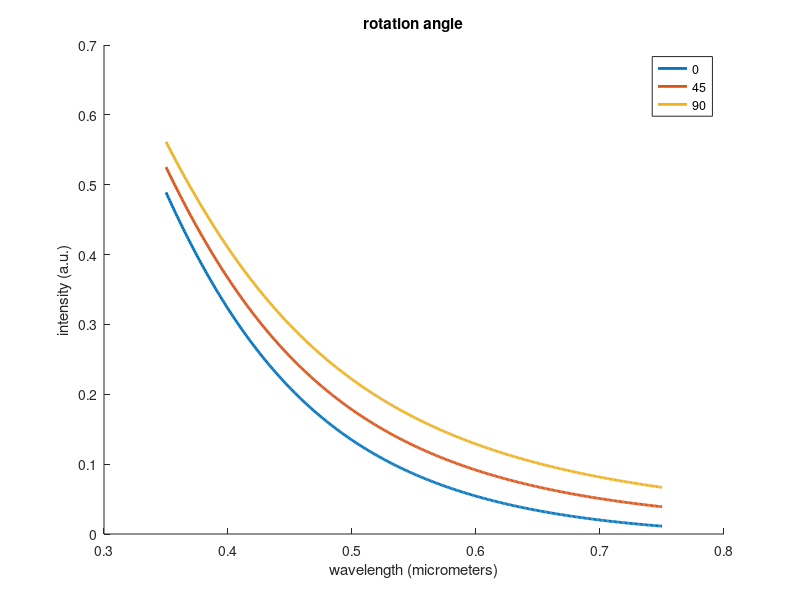
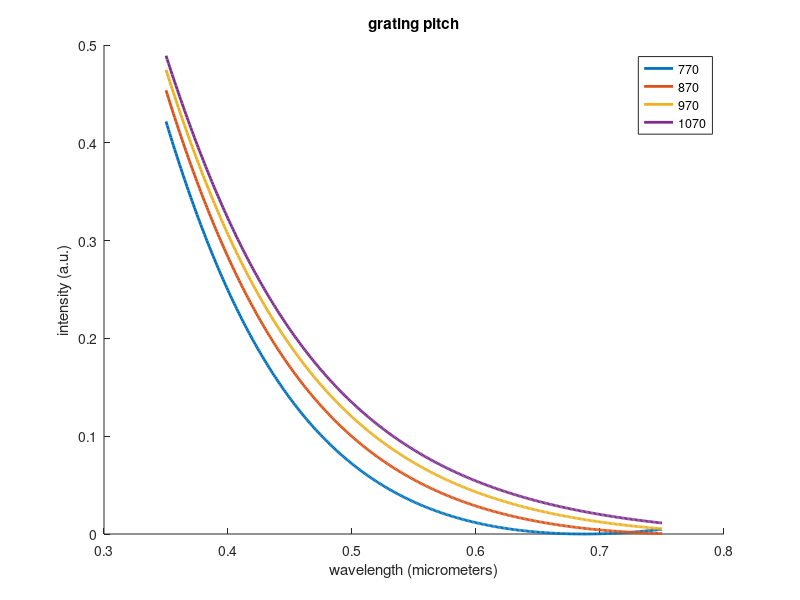
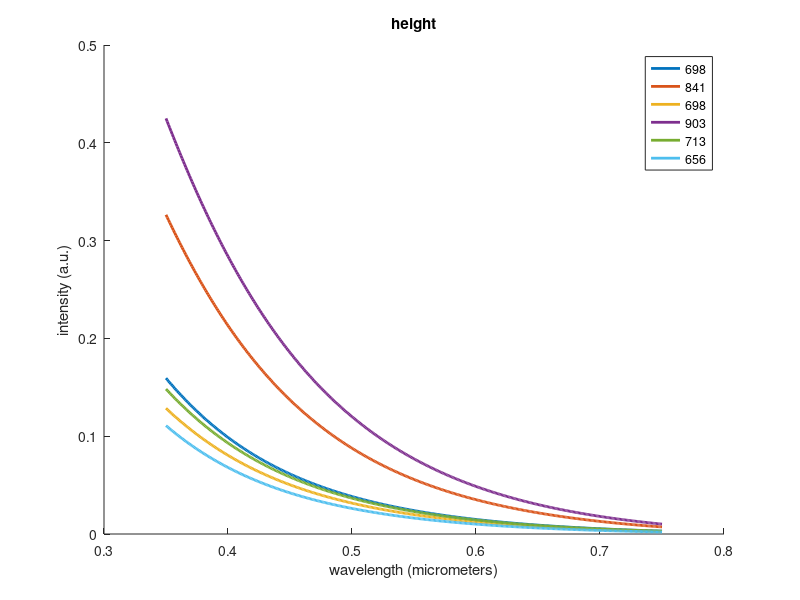
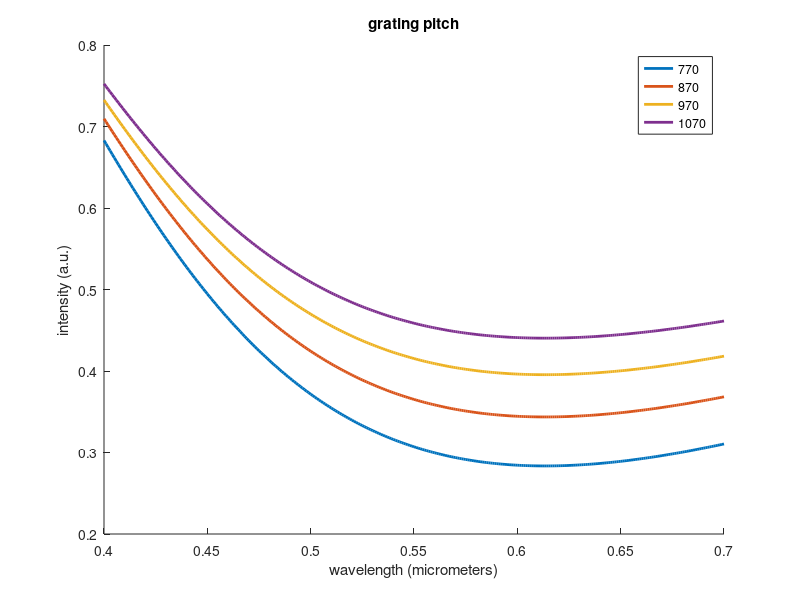

Source code (MATLAB) for these figures, in order: (Note: this script raises an error after producing the figures.)
%%Model using Koeglnik cwvt/Bragg diffraction/thick film assumption
% rotation angle model

lambda=0.350:0.001:0.750; %everything in micrometers

A=1.52266;
B=0.000733;
C=-0.0000482;
n_lambda=A+(B*(lambda.^-2))+(C*(lambda.^-4));
gp1=1.07;
gp2=1.07;
w1=0.1;
w2=0.18;

n_ave1=(n_lambda+1)/2; %(((gp1-w1)/gp1)*1)+(n_lambda.*(w1/gp1));
n_ave2=(n_lambda+1)/2; %(((gp2-w2)/gp2)*1)+(n_lambda.*(w2/gp2));

ng1=sqrt(((n_lambda.^2)*w1/gp1)+(1-(w1/gp1)));
ng2=sqrt(((n_lambda.^2)*w2/gp2)+(1-(w2/gp2)));

delta_n1=(n_lambda-1)/2; %w1*(n_lambda-1)/gp1; %accounting for optical thickness of the grating
delta_n2=(n_lambda-1)/2; %w2*(n_lambda-1)/gp2;

d2=(903.68-381.66)/1000; %thickness of each layer
d1=381.66/1000;

%theta1=asin(lambda./ng1/2/gp1); %using Bragg condition for the incident angle
%theta2=asin(lambda./ng2/2/gp2);

theta1=0; %incident angles on each layer
theta2=asin((lambda.*(n_ave1.^-1)/gp1)-sin(theta1)); %first order from the first layer

eta_p1=((sin((pi.*delta_n1.*d1)./(lambda.*cos(theta1)).*cos(2.*theta1))).^2);
eta_s1=((sin((pi.*delta_n1.*d1)./(lambda.*cos(theta1)))).^2);
eta_unpolarized1=0.5.*eta_p1+0.5.*eta_s1;
eta_p2=((sin((pi.*delta_n2.*d2)./lambda./cos(theta2).*cos(2.*theta2))).^2);
eta_s2=((sin((pi.*delta_n2.*d2)./lambda./cos(theta2))).^2);
eta_unpolarized2=0.5.*eta_p2+0.5.*eta_s2;

eta_0=eta_s1.*eta_p2;
eta_45=eta_unpolarized1.*eta_unpolarized2;
eta_90=eta_p1.*eta_s2;

figure
hold on
plot(lambda,eta_0,'LineWidth',2)
plot(lambda,eta_45,'LineWidth',2)
plot(lambda,eta_90,'LineWidth',2)
xlabel 'wavelength (micrometers)'
ylabel 'intensity (a.u.)'
title 'rotation angle'
legend('0','45','90')
%% 

% grating pitch model

lambda=0.350:0.001:0.750;

A=1.52266;
B=0.000733;
C=-0.0000482;
n_lambda=A+(B*(lambda.^-2))+(C*(lambda.^-4));
gp1=[0.77;0.87;0.97;1.07];
gp2=[0.77;0.87;0.97;1.07];
w1=0.1;
w2=0.18;

n_ave1=(n_lambda+1)/2; %(((gp1-w1)./gp1)*1)+(n_lambda.*(w1./gp1));
n_ave2=(n_lambda+1)/2; %(((gp2-w2)./gp2)*1)+(n_lambda.*(w2./gp2));

ng1=sqrt(((n_lambda.^2)*w1./gp1)+(1-(w1./gp1)));
ng2=sqrt(((n_lambda.^2)*w2./gp2)+(1-(w2./gp2)));

delta_n1=(n_lambda-1)/2; %w1*(n_lambda-1)/gp1; %accounting for optical thickness of the grating
delta_n2=(n_lambda-1)/2; %w2*(n_lambda-1)/gp2;

d2=(903.68-381.66)/1000; %thickness of each layer
d1=381.66/1000;

theta1=0; %incident angles on each layer
theta2=asin(lambda.*(n_ave1.^-1)./gp1); %first order from the first layer

eta_s1gp=((sin((pi.*delta_n1.*d1)./(lambda.*cos(theta1)))).^2);
eta_p2gp=((sin((pi.*delta_n2.*d2)./lambda./cos(theta2).*cos(2.*theta2))).^2);

eta_gp=eta_s1gp.*eta_p2gp;

figure
hold on
for i=1:4
    plot(lambda,eta_gp(i,:),'LineWidth',2)
end
hold off
xlabel 'wavelength (micrometers)'
ylabel 'intensity (a.u.)'
title 'grating pitch'
legend('770','870','970','1070')

% height model

lambda=0.350:0.001:0.750;

A=1.52266;
B=0.000733;
C=-0.0000482;
n_lambda=A+(B*(lambda.^-2))+(C*(lambda.^-4));
gp1=1.07;
gp2=1.07;
w1=0.1;
w2=0.18;

n_ave1=(n_lambda+1)/2; %(((gp1-w1)/gp1)*1)+(n_lambda.*(w1/gp1));
n_ave2=(n_lambda+1)/2; %(((gp2-w2)/gp2)*1)+(n_lambda.*(w2/gp2));

ng1=sqrt(((n_lambda.^2)*w1./gp1)+(1-(w1./gp1)));
ng2=sqrt(((n_lambda.^2)*w2./gp2)+(1-(w2./gp2)));

delta_n1=(n_lambda-1)/2; %w1*(n_lambda-1)/gp1; %accounting for optical thickness of the grating
delta_n2=(n_lambda-1)/2; %w2*(n_lambda-1)/gp2;

d1=[203.22;281.87;174.84;324.84;188.46;169.18]/1000; %thickness of each layer
d2=[495.06;560.25;523.98;578.84;524.77;486.95]/1000;

theta1=0; %incident angles on each layer
theta2=asin(lambda.*(n_ave1.^-1)./gp1); %first order from the first layer

eta_s1d=((sin((pi.*delta_n1.*d1)./(lambda.*cos(theta1)))).^2);
eta_p2d=((sin((pi.*delta_n2.*d2)./lambda./cos(theta2).*cos(2.*theta2))).^2);

eta_d=eta_s1d.*eta_p2d;

figure
for i=1:6
    hold on
    plot(lambda,eta_d(i,:),'LineWidth',2)
end
hold off
xlabel 'wavelength (micrometers)'
ylabel 'intensity (a.u.)'
title 'height'
legend('698','841','698','903','713','656')
        
%% duty cycle model for thin film assumption (Raman Nath grating)

% grating pitch model

lambda=0.400:0.001:0.700;

A=1.52266;
B=0.000733;
C=-0.0000482;
n_lambda=A+(B*(lambda.^-2))+(C*(lambda.^-4));
gp=[0.77;0.87;0.97;1.07];
w1=0.1;
w2=0.18;
D1=w1./gp;
D2=w2./gp;

d1=0.322; %thickness of each layer
d2=0.907-0.322;
%d2=[0.675;0.71;0.73;0.79];

dphi1=2*pi./lambda.*d1.*(n_lambda-1);
dphi2=2*pi./lambda.*d2.*(n_lambda-1);

m=0;
eta1_0=1-(2.*D1)+(2.*D1.^2)+(2.*D1.*(1-D1).*cos(dphi1));
eta2_0=1-(2.*D2)+(2.*D2.^2)+(2.*D2.*(1-D2).*cos(dphi2));

m=1;
eta1_1=4/pi^2/m^2.*(sin(pi.*m.*D1).^2).*(sin(dphi1./2).^2);
eta2_1=4/pi^2/m^2.*(sin(pi.*m.*D2).^2).*(sin(dphi2./2).^2);

m=-1;
eta1_neg1=4/pi^2/m^2.*(sin(pi.*m.*D1).^2).*(sin(dphi1./2).^2);
eta2_neg1=4/pi^2/m^2.*(sin(pi.*m.*D2).^2).*(sin(dphi2./2).^2);

m=2;
eta1_2=4/pi^2/m^2.*(sin(pi.*m.*D1).^2).*(sin(dphi1./2).^2);
eta2_2=4/pi^2/m^2.*(sin(pi.*m.*D2).^2).*(sin(dphi2./2).^2);

m=-2;
eta1_neg2=4/pi^2/m^2.*(sin(pi.*m.*D1).^2).*(sin(dphi1./2).^2);
eta2_neg2=4/pi^2/m^2.*(sin(pi.*m.*D2).^2).*(sin(dphi2./2).^2);

eta_total=eta2_0; %+eta2_1+eta2_neg1; %+eta2_2+eta2_neg2; 

figure
hold on
for i=1:4
    plot(lambda,eta_total(i,:),'LineWidth',2)
end
hold off
%ylim([0 1])
xlabel 'wavelength (micrometers)'
ylabel 'intensity (a.u.)'
title 'grating pitch'
legend('770','870','970','1070')

%% 

% height model

lambda=0.400:0.001:0.700;

A=1.52266;
B=0.000733;
C=-0.0000482;
n_lambda=A+(B*(lambda.^-2))+(C*(lambda.^-4));
gp=1.07;
w1=0.1;
w2=0.18;
D1=w1./gp;
D2=w2./gp;

d1=[186;283;175;321;207;178]/1000; %thickness of each layer
d2=[691;839;694;907;716;662]/1000;
d2=d2-d1;
%d2=(400:75:700)'/1000;

dphi1=2*pi./lambda.*d1.*(n_lambda-1);
dphi2=2*pi./lambda.*d2.*(n_lambda-1);

m=0;
eta1_0=1-(2.*D1)+(2.*D1.^2)+(2.*D1.*(1-D1).*cos(dphi1));
eta2_0=1-(2.*D2)+(2.*D2.^2)+(2.*D2.*(1-D2).*cos(dphi2));

m=1;
eta1_1=4/pi^2/m^2.*(sin(pi.*m.*D1).^2).*(sin(dphi1./2).^2);
eta2_1=4/pi^2/m^2.*(sin(pi.*m.*D2).^2).*(sin(dphi2./2).^2);

m=-1;
eta1_neg1=4/pi^2/m^2.*(sin(pi.*m.*D1).^2).*(sin(dphi1./2).^2);
eta2_neg1=4/pi^2/m^2.*(sin(pi.*m.*D2).^2).*(sin(dphi2./2).^2);

m=2;
eta1_2=4/pi^2/m^2.*(sin(pi.*m.*D1).^2).*(sin(dphi1./2).^2);
eta2_2=4/pi^2/m^2.*(sin(pi.*m.*D2).^2).*(sin(dphi2./2).^2);

m=-2;
eta1_neg2=4/pi^2/m^2.*(sin(pi.*m.*D1).^2).*(sin(dphi1./2).^2);
eta2_neg2=4/pi^2/m^2.*(sin(pi.*m.*D2).^2).*(sin(dphi2./2).^2);

eta_total=eta2_0+eta2_1+eta2_neg1; %+eta2_2+eta2_neg2;

figure
for i=1:6
    hold on
    plot(lambda*1000,eta_total(i,:),'LineWidth',2)
end
hold off
ylim([0 1])
xlabel 'Wavelength (nanometers)'
ylabel 'Intensity (a.u.)'
title 'Height Variation Analytical Model'
legend('690','839','694','907','716','662')
%legend('400 nm','475 nm','550 nm','625 nm','700 nm','900')

%% 
% light polarization model

lambda=0.400:0.001:0.700;

A=1.52266;
B=0.000733;
C=-0.0000482;
n_lambda=A+(B*(lambda.^-2))+(C*(lambda.^-4));
gp=1.07;
w1=0.1;
w2=0.18;
D1=w1./gp;
D2=w2./gp;
d1=0.322;
d2=0.907-0.322;

%np sin thetam + ni sin theta i = -m lambda / period, assume thin
%diffracting layer so that n=n'=1 for air
%theta1=asin(-m.*lambda/gp);

dphi1=2*pi./lambda.*d1.*(n_lambda-1);
dphi2=2*pi./lambda.*d2.*(n_lambda-1);

%0 deg
m=0;
theta1=asin(-m.*lambda/gp);
eta1_0=1-(2.*D1)+(2.*D1.^2)+(2.*D1.*(1-D1).*cos(dphi1));
eta2_0=1-(2.*D2)+(2.*D2.^2)+(2.*D2.*(1-D2).*cos(dphi2));

m=1;
theta1=asin(-m.*lambda/gp);
eta1_1=4/pi^2/m^2.*(sin(pi.*m.*D1).^2).*(sin(dphi1./2).^2);
eta2_1=4/pi^2/m^2.*(sin(pi.*m.*D2).^2).*(sin(dphi2./2).^2);

m=-1;
theta1=asin(-m.*lambda/gp);
eta1_neg1=4/pi^2/m^2.*(sin(pi.*m.*D1).^2).*(sin(dphi1./2).^2);
eta2_neg1=4/pi^2/m^2.*(sin(pi.*m.*D2).^2).*(sin(dphi2./2).^2);

eta_total=eta1_0.*eta2_0;

plot(lambda,eta_total)

%% Klein parameter

%for height variation
lambda=0.400:0.001:0.700; %everything in micrometers

A=1.52266;
B=0.000733;
C=-0.0000482;
n_lambda=A+(B*(lambda.^-2))+(C*(lambda.^-4));
gp=1.07;
w1=0.1;
w2=0.18;

d1=[186;283;175;322;208;178]/1000; %thickness of each layer
d2=[691;839;694;907;716;662]/1000;
d2=d2-d1;

n_ave1=(((gp-w1)/gp)*1)+(n_lambda.*(w1/gp));
n_ave2=(((gp-w2)/gp)*1)+(n_lambda.*(w2/gp));

Q1=2*pi*d1.*lambda/gp/gp./n_ave1;
Q2=2*pi*d2.*lambda/gp/gp./n_ave1;

figure
for i=1:6
    hold on
    plot(lambda,Q1(i,:),'LineWidth',2)
end
plot(lambda,zeros(length(lambda))+1)
hold off
ylim([0 3])
xlabel 'wavelength (micrometers)'
ylabel 'Q Parameter'
title 'height, layer 1'
legend('690','839','694','907','716','662')

figure
for i=1:6
    hold on
    plot(lambda,Q2(i,:),'LineWidth',2)
end
plot(lambda,zeros(length(lambda))+1)
hold off
ylim([0 3])
xlabel 'wavelength (micrometers)'
ylabel 'Q Parameter'
title 'height, layer 2'
legend('690','839','694','907','716','662')

%for gp variation

gp=[0.77;0.87;0.97;1.07];
w1=0.1;
w2=0.18;

d1=0.322; %thickness of each layer
d2=0.907-0.322;

n_ave1=(((gp-w1)./gp)*1)+(n_lambda.*(w1./gp));
n_ave2=(((gp-w2)./gp)*1)+(n_lambda.*(w2./gp));

Q1=2*pi*d1.*lambda./gp./gp./n_ave1;
Q2=2*pi*d2.*lambda./gp./gp./n_ave1;

figure
hold on
for i=1:4
    plot(lambda,Q1(i,:),'LineWidth',2)
end
plot(lambda,zeros(length(lambda))+1)
hold off
ylim([0 3])
xlabel 'wavelength (micrometers)'
ylabel 'Q Parameter'
title 'grating pitch, layer 1'
legend('770','870','970','1070')

figure
hold on
for i=1:4
    plot(lambda,Q2(i,:),'LineWidth',2)
end
plot(lambda,zeros(length(lambda))+1)
hold off
ylim([0 3])
xlabel 'wavelength (micrometers)'
ylabel 'Q Parameter'
title 'grating pitch, layer 2'
legend('770','870','970','1070')

%% Integral with scalar theory

gp=1.1;
w=0.1;
d1=0.2;
d2=0.7;
rect= @(X) 1+(0.52*rectangularPulse(-w/2,w/2,X-(gp/2)));
m=0;

eta1=zeros(1,16);
for lambda=20:35
    Em= @(X) exp(-2*pi*1i*((m*X/gp)+(d1*rect(X)/(lambda/50))))/gp; 
    q=integral(Em,0,gp);
    eta1(lambda-19)=q*conj(q);
end

gp=1.1;
w=0.2;
d1=0.2;
d2=0.7;
rect= @(X) 1+(0.52*rectangularPulse(-w/2,w/2,X-(gp/2)));
m=0;

eta2=zeros(1,16);
for lambda=20:35
    Em= @(X) exp(-2*pi*1i*((m*X/gp)+(d2*rect(X)/(lambda/50))))/gp; 
    q=integral(Em,0,gp);
    eta2(lambda-19)=q*conj(q);
end

lambda=0.400:0.001:0.700;

A=1.52266;
B=0.000733;
C=-0.0000482;
n_lambda=A+(B*(lambda.^-2))+(C*(lambda.^-4));
gp=1.1;
w1=0.1;
w2=0.2;
D1=w1./gp;
D2=w2./gp;

d1=0.200; %thickness of each layer
d2=0.700;

dphi1=2*pi./lambda.*d1.*(n_lambda-1);
dphi2=2*pi./lambda.*d2.*(n_lambda-1);

eta1_0=1-(2.*D1)+(2.*D1.^2)+(2.*D1.*(1-D1).*cos(dphi1));
eta2_0=1-(2.*D2)+(2.*D2.^2)+(2.*D2.*(1-D2).*cos(dphi2));
m=3;
eta1_m=4/pi^2/m^2.*(sin(pi.*m.*D1).^2).*(sin(dphi1./2).^2);
eta2_m=4/pi^2/m^2.*(sin(pi.*m.*D2).^2).*(sin(dphi2./2).^2);
%% 

figure
hold on
plot(0.4:0.02:0.7,eta1,'LineWidth', 3)
xlabel 'Wavelength (Micrometers)'
ylabel 'Intensity (a.u.)'
title 'Diffraction Efficiency'
plot(0.4:0.02:0.7,eta2,'LineWidth', 3)
plot(lambda,eta1_0,'LineWidth', 3)
plot(lambda,eta2_0,'LineWidth', 3)
ylim([0 1])
legend('Thin Layer Integral Method','Thick Layer Integral Method','Thin Layer Analytical Method (Eq 4)','layer 2 analytical (cos func)')
hold off

